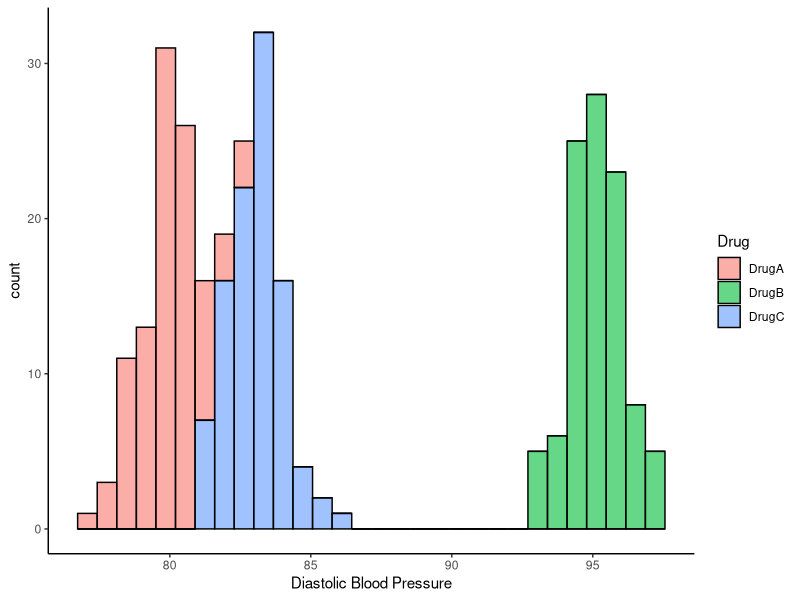

Recreate this plot in R.
## ---- chunk 1
knitr::opts_chunk$set(echo = TRUE)
## ---- chunk 2
library(ggplot2)
library(dplyr)
library(gridExtra)
library(tidyr)
## ---- chunk 3
DrugA <- rnorm(100, mean = 80, sd = 1)
DrugB <- rnorm(100, mean = 95, sd = 1)
DrugC <- rnorm(100, mean = 83, sd = 1)

df <- data.frame(DrugA, DrugB, DrugC)

df2 <- df %>% pivot_longer(
  cols = `DrugA`:`DrugC`,
  names_to = "Drug",
  values_to = "Blood_Pressure"
)
head(df2)
## ---- chunk 4
ggplot(df2, aes(x = Blood_Pressure, fill = Drug)) +
  geom_histogram(color = "black", alpha = 0.6) +
  theme_classic() +
  xlab("Diastolic Blood Pressure")
## ---- chunk 5
shapiro.test(DrugA)
shapiro.test(DrugB)
shapiro.test(DrugC)
## ---- chunk 6
bartlett.test(Blood_Pressure ~ Drug, data = df2)
## ---- chunk 7
analysisOut <- aov(Blood_Pressure ~ Drug, data = df2)
summary(analysisOut)
